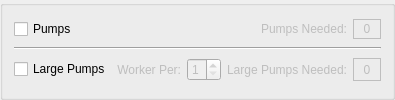
       <widget class="QGroupBox" name="waterGb">
        <property name="title">
         <string/>
        </property>
        <layout class="QGridLayout" name="gridLayout_3">
         <item row="2" column="1">
          <widget class="QLabel" name="largePumpWorkerLbl">
           <property name="enabled">
            <bool>false</bool>
           </property>
           <property name="text">
            <string>Worker Per:</string>
           </property>
           <property name="alignment">
            <set>Qt::AlignmentFlag::AlignRight|Qt::AlignmentFlag::AlignTrailing|Qt::AlignmentFlag::AlignVCenter</set>
           </property>
          </widget>
         </item>
         <item row="2" column="4">
          <widget class="QLabel" name="largePumpCountLbl">
           <property name="enabled">
            <bool>false</bool>
           </property>
           <property name="minimumSize">
            <size>
             <width>28</width>
             <height>20</height>
            </size>
           </property>
           <property name="frameShape">
            <enum>QFrame::Shape::Box</enum>
           </property>
           <property name="text">
            <string>0</string>
           </property>
           <property name="alignment">
            <set>Qt::AlignmentFlag::AlignCenter</set>
           </property>
          </widget>
         </item>
         <item row="0" column="3">
          <widget class="QLabel" name="pumpsNeededLbl">
           <property name="enabled">
            <bool>false</bool>
           </property>
           <property name="text">
            <string>Pumps Needed:</string>
           </property>
           <property name="alignment">
            <set>Qt::AlignmentFlag::AlignRight|Qt::AlignmentFlag::AlignTrailing|Qt::AlignmentFlag::AlignVCenter</set>
           </property>
          </widget>
         </item>
         <item row="2" column="3">
          <widget class="QLabel" name="largePumpLbl">
           <property name="enabled">
            <bool>false</bool>
           </property>
           <property name="text">
            <string>Large Pumps Needed:</string>
           </property>
           <property name="alignment">
            <set>Qt::AlignmentFlag::AlignRight|Qt::AlignmentFlag::AlignTrailing|Qt::AlignmentFlag::AlignVCenter</set>
           </property>
          </widget>
         </item>
         <item row="0" column="0">
          <widget class="QCheckBox" name="pumpCb">
           <property name="text">
            <string>Pumps</string>
           </property>
          </widget>
         </item>
         <item row="0" column="4">
          <widget class="QLabel" name="pumpCountLbl">
           <property name="enabled">
            <bool>false</bool>
           </property>
           <property name="minimumSize">
            <size>
             <width>28</width>
             <height>20</height>
            </size>
           </property>
           <property name="frameShape">
            <enum>QFrame::Shape::Box</enum>
           </property>
           <property name="text">
            <string>0</string>
           </property>
           <property name="alignment">
            <set>Qt::AlignmentFlag::AlignCenter</set>
           </property>
          </widget>
         </item>
         <item row="2" column="2">
          <widget class="QSpinBox" name="largePumpWorkerSb">
           <property name="enabled">
            <bool>false</bool>
           </property>
           <property name="minimumSize">
            <size>
             <width>0</width>
             <height>20</height>
            </size>
           </property>
           <property name="minimum">
            <number>1</number>
           </property>
           <property name="maximum">
            <number>3</number>
           </property>
          </widget>
         </item>
         <item row="2" column="0">
          <widget class="QCheckBox" name="largePumpCb">
           <property name="text">
            <string>Large Pumps</string>
           </property>
          </widget>
         </item>
         <item row="1" column="0" colspan="5">
          <widget class="Line" name="line">
           <property name="orientation">
            <enum>Qt::Orientation::Horizontal</enum>
           </property>
          </widget>
         </item>
        </layout>
       </widget>
